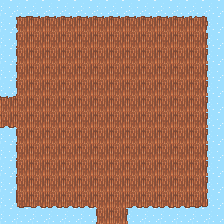

The image is a tile-based game level rendered from a .tmx file. Its description and complete source (layers, tilesets, objects, tile grids) follow:
An orthogonal 14x14 tile map with 16x16 px tiles, 2 tile layers (Walk, NotWalk) and 18 objects (12x ObjInteract, 4x Transition, 2x Player).

<map version="1.10" tiledversion="1.10.2" orientation="orthogonal" renderorder="right-down" width="14" height="14" tilewidth="16" tileheight="16" infinite="0" nextlayerid="4" nextobjectid="31">
 <tileset firstgid="1" source="../../../tileset/Tileset completo.tsx" />
 <layer id="1" name="Walk" width="14" height="14">
  <data encoding="csv">
0,0,0,0,0,0,0,0,0,0,0,0,0,0,
0,272,273,273,273,273,273,273,273,273,273,273,274,0,
0,300,301,301,301,301,301,301,301,301,301,301,302,0,
0,300,301,301,301,301,301,301,301,301,301,301,302,0,
0,300,301,301,301,301,301,301,301,301,301,301,302,0,
0,300,301,301,301,301,301,301,301,301,301,301,302,0,
273,301,301,301,301,301,301,301,301,301,301,301,302,0,
329,301,301,301,301,301,301,301,301,301,301,301,302,0,
0,300,301,301,301,301,301,301,301,301,301,301,302,0,
0,300,301,301,301,301,301,301,301,301,301,301,302,0,
0,300,301,301,301,301,301,301,301,301,301,301,302,0,
0,300,301,301,301,301,301,301,301,301,301,301,302,0,
0,328,329,329,329,329,301,301,329,329,329,329,330,0,
0,0,0,0,0,0,300,302,0,0,0,0,0,0
</data>
 </layer>
 <layer id="2" name="NotWalk" width="14" height="14">
  <data encoding="csv">
387,387,387,387,387,387,387,387,387,387,387,387,387,387,
387,0,0,0,0,0,0,0,0,0,0,0,0,387,
387,0,0,0,0,0,0,0,0,0,0,0,0,387,
387,0,0,0,0,0,0,0,0,0,0,0,0,387,
387,0,0,0,0,0,0,0,0,0,0,0,0,387,
387,0,0,0,0,0,0,0,0,0,0,0,0,387,
0,0,0,0,0,0,0,0,0,0,0,0,0,387,
0,0,0,0,0,0,0,0,0,0,0,0,0,387,
387,0,0,0,0,0,0,0,0,0,0,0,0,387,
387,0,0,0,0,0,0,0,0,0,0,0,0,387,
387,0,0,0,0,0,0,0,0,0,0,0,0,387,
387,0,0,0,0,0,0,0,0,0,0,0,0,387,
387,0,0,0,0,0,0,0,0,0,0,0,0,387,
387,387,387,387,387,387,0,0,387,387,387,387,387,387
</data>
 </layer>
 <objectgroup id="3" name="Obj">
  <object id="1" name="FlonkS" type="Player" x="118" y="200.5">
   <point />
  </object>
  <object id="15" name="FlonkW" type="Player" x="24" y="121">
   <point />
  </object>
  <object id="2" name="TransitionS" type="Transition" x="104" y="218.5">
   <properties>
    <property name="nextMap" value="resources/maps/niveles/nivel02/dentro/mapaN2_15_dentro.tmx" />
   </properties>
   <point />
  </object>
  <object id="17" name="TransitionS" type="Transition" x="118.5" y="218.5">
   <properties>
    <property name="nextMap" value="resources/maps/niveles/nivel02/dentro/mapaN2_15_dentro.tmx" />
   </properties>
   <point />
  </object>
  <object id="16" name="TransitionW" type="Transition" x="8.5" y="107.5">
   <properties>
    <property name="nextMap" value="resources/maps/niveles/nivel02/dentro/mapaN2_17_dentro.tmx" />
   </properties>
   <point />
  </object>
  <object id="18" name="TransitionW" type="Transition" x="8.5" y="123">
   <properties>
    <property name="nextMap" value="resources/maps/niveles/nivel02/dentro/mapaN2_17_dentro.tmx" />
   </properties>
   <point />
  </object>
  <object id="14" name="Jarron" type="ObjInteract" x="41.5" y="42">
   <properties>
    <property name="loot" type="int" value="1" />
   </properties>
   <point />
  </object>
  <object id="26" name="Jarron" type="ObjInteract" x="153" y="44">
   <properties>
    <property name="loot" type="int" value="1" />
   </properties>
   <point />
  </object>
  <object id="19" name="Jarron" type="ObjInteract" x="55" y="42">
   <properties>
    <property name="loot" type="int" value="1" />
   </properties>
   <point />
  </object>
  <object id="25" name="Jarron" type="ObjInteract" x="166.5" y="44">
   <properties>
    <property name="loot" type="int" value="1" />
   </properties>
   <point />
  </object>
  <object id="20" name="Jarron" type="ObjInteract" x="71.5" y="42.5">
   <properties>
    <property name="loot" type="int" value="1" />
   </properties>
   <point />
  </object>
  <object id="24" name="Jarron" type="ObjInteract" x="183" y="44.5">
   <properties>
    <property name="loot" type="int" value="1" />
   </properties>
   <point />
  </object>
  <object id="21" name="Jarron" type="ObjInteract" x="72" y="27">
   <properties>
    <property name="loot" type="int" value="1" />
   </properties>
   <point />
  </object>
  <object id="29" name="Jarron" type="ObjInteract" x="183.5" y="29">
   <properties>
    <property name="loot" type="int" value="1" />
   </properties>
   <point />
  </object>
  <object id="22" name="Jarron" type="ObjInteract" x="56" y="27.5">
   <properties>
    <property name="loot" type="int" value="1" />
   </properties>
   <point />
  </object>
  <object id="27" name="Jarron" type="ObjInteract" x="167.5" y="29.5">
   <properties>
    <property name="loot" type="int" value="1" />
   </properties>
   <point />
  </object>
  <object id="23" name="Jarron" type="ObjInteract" x="41" y="27">
   <properties>
    <property name="loot" type="int" value="1" />
   </properties>
   <point />
  </object>
  <object id="28" name="Jarron" type="ObjInteract" x="152.5" y="29">
   <properties>
    <property name="loot" type="int" value="1" />
   </properties>
   <point />
  </object>
 </objectgroup>
</map>
